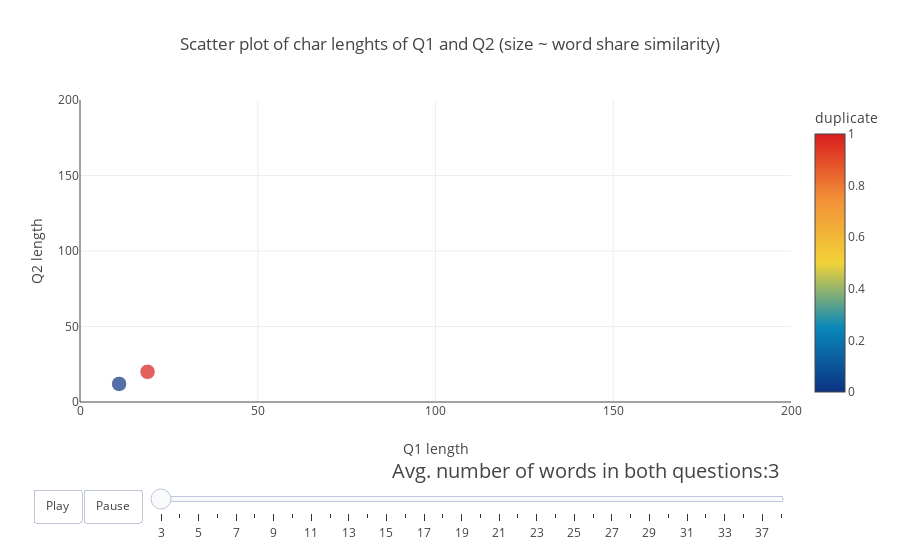

The notebook cell this image was saved under:
### Code cell
word_lens = sorted(list(df_subsampled['q_n_words_avg'].unique()))
# make figure
figure = {
    'data': [],
    'layout': {
        'title': 'Scatter plot of char lenghts of Q1 and Q2 (size ~ word share similarity)',
    },
    'frames': []#,
    #'config': {'scrollzoom': True}
}

# fill in most of layout
figure['layout']['xaxis'] = {'range': [0, 200], 'title': 'Q1 length'}
figure['layout']['yaxis'] = {
    'range': [0, 200],
    'title': 'Q2 length'#,
    #'type': 'log'
}
figure['layout']['hovermode'] = 'closest'

figure['layout']['updatemenus'] = [
    {
        'buttons': [
            {
                'args': [None, {'frame': {'duration': 300, 'redraw': False},
                         'fromcurrent': True, 'transition': {'duration': 300, 'easing': 'quadratic-in-out'}}],
                'label': 'Play',
                'method': 'animate'
            },
            {
                'args': [[None], {'frame': {'duration': 0, 'redraw': False}, 'mode': 'immediate',
                'transition': {'duration': 0}}],
                'label': 'Pause',
                'method': 'animate'
            }
        ],
        'direction': 'left',
        'pad': {'r': 10, 't': 87},
        'showactive': False,
        'type': 'buttons',
        'x': 0.1,
        'xanchor': 'right',
        'y': 0,
        'yanchor': 'top'
    }
]

sliders_dict = {
    'active': 0,
    'yanchor': 'top',
    'xanchor': 'left',
    'currentvalue': {
        'font': {'size': 20},
        'prefix': 'Avg. number of words in both questions:',
        'visible': True,
        'xanchor': 'right'
    },
    'transition': {'duration': 300, 'easing': 'cubic-in-out'},
    'pad': {'b': 10, 't': 50},
    'len': 0.9,
    'x': 0.1,
    'y': 0,
    'steps': []
}

# make data
word_len = word_lens[0]
dff = df_subsampled[df_subsampled['q_n_words_avg'] == word_len]
data_dict = {
    'x': list(dff['q1len']),
    'y': list(dff['q2len']),
    'mode': 'markers',
    'text': list(dff['is_duplicate']),
    'marker': {
        'sizemode': 'area',
        #'sizeref': 200000,
        'colorscale': 'Portland',
        'size': dff['word_match'].values * 120,
        'color': dff['is_duplicate'].values,
        'colorbar': dict(title = 'duplicate')
    },
    'name': 'some name'
}
figure['data'].append(data_dict)

# make frames
for word_len in word_lens:
    frame = {'data': [], 'name': str(word_len)}
    dff = df_subsampled[df_subsampled['q_n_words_avg'] == word_len]

    data_dict = {
        'x': list(dff['q1len']),
        'y': list(dff['q2len']),
        'mode': 'markers',
        'text': list(dff['is_duplicate']),
        'marker': {
            'sizemode': 'area',
            #'sizeref': 200000,
            'size': dff['word_match'].values * 120,
            'colorscale': 'Portland',
            'color': dff['is_duplicate'].values,
            'colorbar': dict(title = 'duplicate')
        },
        'name': 'some name'
    }
    frame['data'].append(data_dict)

    figure['frames'].append(frame)
    slider_step = {'args': [
        [word_len],
        {
            'frame': {'duration': 300, 'redraw': False},
            'mode': 'immediate',
            'transition': {'duration': 300}
        }
     ],
     'label': word_len,
     'method': 'animate'}
    sliders_dict['steps'].append(slider_step)

    
figure['layout']['sliders'] = [sliders_dict]

py.iplot(figure)

### Figure 1 — Plotly figure (JSON) as saved in the notebook; plotly's stock layout.template omitted (floating-point values rounded to 4 significant figures)
{"data": [{"marker": {"color": [0, 0, 1], "colorbar": {"title": "duplicate"}, "colorscale": "Portland", "size": [0, 120, 120], "sizemode": "area"}, "mode": "markers", "name": "some name", "text": [0, 0, 1], "x": [20, 11, 19], "y": [23, 12, 20]}], "layout": {"hovermode": "closest", "sliders": [{"active": 0, "currentvalue": {"font": {"size": 20}, "prefix": "Avg. number of words in both questions:", "visible": true, "xanchor": "right"}, "len": 0.9, "pad": {"b": 10, "t": 50}, "steps": [{"args": [[3], {"frame": {"duration": 300, "redraw": false}, "mode": "immediate", "transition": {"duration": 300}}], "label": 3, "method": "animate"}, {"args": [[4], {"frame": {"duration": 300, "redraw": false}, "mode": "immediate", "transition": {"duration": 300}}], "label": 4, "method": "animate"}, {"args": [[5], {"frame": {"duration": 300, "redraw": false}, "mode": "immediate", "transition": {"duration": 300}}], "label": 5, "method": "animate"}, {"args": [[6], {"frame": {"duration": 300, "redraw": false}, "mode": "immediate", "transition": {"duration": 300}}], "label": 6, "method": "animate"}, {"args": [[7], {"frame": {"duration": 300, "redraw": false}, "mode": "immediate", "transition": {"duration": 300}}], "label": 7, "method": "animate"}, {"args": [[8], {"frame": {"duration": 300, "redraw": false}, "mode": "immediate", "transition": {"duration": 300}}], "label": 8, "method": "animate"}, {"args": [[9], {"frame": {"duration": 300, "redraw": false}, "mode": "immediate", "transition": {"duration": 300}}], "label": 9, "method": "animate"}, {"args": [[10], {"frame": {"duration": 300, "redraw": false}, "mode": "immediate", "transition": {"duration": 300}}], "label": 10, "method": "animate"}, {"args": [[11], {"frame": {"duration": 300, "redraw": false}, "mode": "immediate", "transition": {"duration": 300}}], "label": 11, "method": "animate"}, {"args": [[12], {"frame": {"duration": 300, "redraw": false}, "mode": "immediate", "transition": {"duration": 300}}], "label": 12, "method": "animate"}, {"args": [[13], {"frame": {"duration": 300, "redraw": false}, "mode": "immediate", "transition": {"duration": 300}}], "label": 13, "method": "animate"}, {"args": [[14], {"frame": {"duration": 300, "redraw": false}, "mode": "immediate", "transition": {"duration": 300}}], "label": 14, "method": "animate"}, {"args": [[15], {"frame": {"duration": 300, "redraw": false}, "mode": "immediate", "transition": {"duration": 300}}], "label": 15, "method": "animate"}, {"args": [[16], {"frame": {"duration": 300, "redraw": false}, "mode": "immediate", "transition": {"duration": 300}}], "label": 16, "method": "animate"}, {"args": [[17], {"frame": {"duration": 300, "redraw": false}, "mode": "immediate", "transition": {"duration": 300}}], "label": 17, "method": "animate"}, {"args": [[18], {"frame": {"duration": 300, "redraw": false}, "mode": "immediate", "transition": {"duration": 300}}], "label": 18, "method": "animate"}, {"args": [[19], {"frame": {"duration": 300, "redraw": false}, "mode": "immediate", "transition": {"duration": 300}}], "label": 19, "method": "animate"}, {"args": [[20], {"frame": {"duration": 300, "redraw": false}, "mode": "immediate", "transition": {"duration": 300}}], "label": 20, "method": "animate"}, {"args": [[21], {"frame": {"duration": 300, "redraw": false}, "mode": "immediate", "transition": {"duration": 300}}], "label": 21, "method": "animate"}, {"args": [[22], {"frame": {"duration": 300, "redraw": false}, "mode": "immediate", "transition": {"duration": 300}}], "label": 22, "method": "animate"}, {"args": [[23], {"frame": {"duration": 300, "redraw": false}, "mode": "immediate", "transition": {"duration": 300}}], "label": 23, "method": "animate"}, {"args": [[24], {"frame": {"duration": 300, "redraw": false}, "mode": "immediate", "transition": {"duration": 300}}], "label": 24, "method": "animate"}, {"args": [[25], {"frame": {"duration": 300, "redraw": false}, "mode": "immediate", "transition": {"duration": 300}}], "label": 25, "method": "animate"}, {"args": [[26], {"frame": {"duration": 300, "redraw": false}, "mode": "immediate", "transition": {"duration": 300}}], "label": 26, "method": "animate"}, {"args": [[27], {"frame": {"duration": 300, "redraw": false}, "mode": "immediate", "transition": {"duration": 300}}], "label": 27, "method": "animate"}, {"args": [[28], {"frame": {"duration": 300, "redraw": false}, "mode": "immediate", "transition": {"duration": 300}}], "label": 28, "method": "animate"}, {"args": [[29], {"frame": {"duration": 300, "redraw": false}, "mode": "immediate", "transition": {"duration": 300}}], "label": 29, "method": "animate"}, {"args": [[30], {"frame": {"duration": 300, "redraw": false}, "mode": "immediate", "transition": {"duration": 300}}], "label": 30, "method": "animate"}, {"args": [[31], {"frame": {"duration": 300, "redraw": false}, "mode": "immediate", "transition": {"duration": 300}}], "label": 31, "method": "animate"}, {"args": [[32], {"frame": {"duration": 300, "redraw": false}, "mode": "immediate", "transition": {"duration": 300}}], "label": 32, "method": "animate"}, {"args": [[33], {"frame": {"duration": 300, "redraw": false}, "mode": "immediate", "transition": {"duration": 300}}], "label": 33, "method": "animate"}, {"args": [[34], {"frame": {"duration": 300, "redraw": false}, "mode": "immediate", "transition": {"duration": 300}}], "label": 34, "method": "animate"}, {"args": [[37], {"frame": {"duration": 300, "redraw": false}, "mode": "immediate", "transition": {"duration": 300}}], "label": 37, "method": "animate"}, {"args": [[39], {"frame": {"duration": 300, "redraw": false}, "mode": "immediate", "transition": {"duration": 300}}], "label": 39, "method": "animate"}], "transition": {"duration": 300, "easing": "cubic-in-out"}, "x": 0.1, "xanchor": "left", "y": 0, "yanchor": "top"}], "title": "Scatter plot of char lenghts of Q1 and Q2 (size ~ word share similarity)", "updatemenus": [{"buttons": [{"args": [null, {"frame": {"duration": 300, "redraw": false}, "fromcurrent": true, "transition": {"duration": 300, "easing": "quadratic-in-out"}}], "label": "Play", "method": "animate"}, {"args": [[null], {"frame": {"duration": 0, "redraw": false}, "mode": "immediate", "transition": {"duration": 0}}], "label": "Pause", "method": "animate"}], "direction": "left", "pad": {"r": 10, "t": 87}, "showactive": false, "type": "buttons", "x": 0.1, "xanchor": "right", "y": 0, "yanchor": "top"}], "xaxis": {"range": [0, 200], "title": "Q1 length"}, "yaxis": {"range": [0, 200], "title": "Q2 length"}}}
